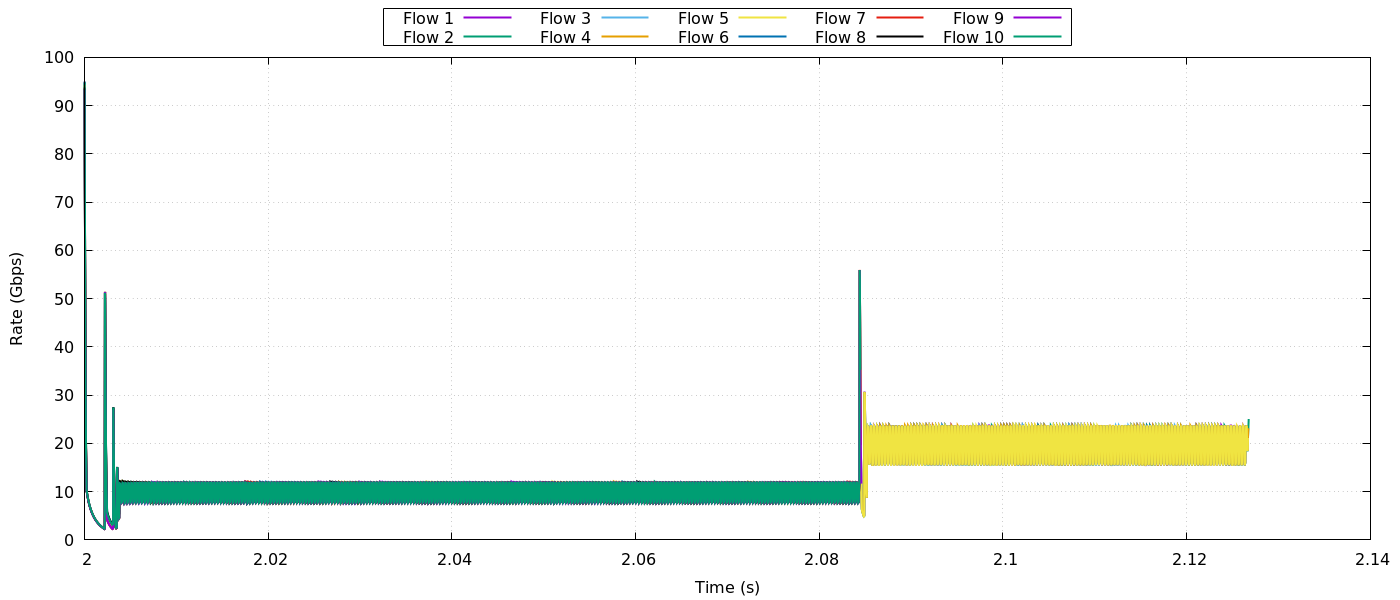

Here is the gnuplot script that generated this plot:
set term pngcairo size 1400,600
set output "rate_all.png"
set datafile separator whitespace
set datafile separator ","
set grid
set xlabel "Time (s)"
set ylabel "Rate (Gbps)"
set key outside top center horizontal box

plot \
  "flow1.csv"  using 1:9 with lines lw 2 title "Flow 1", \
  "flow2.csv"  using 1:9 with lines lw 2 title "Flow 2", \
  "flow3.csv"  using 1:9 with lines lw 2 title "Flow 3", \
  "flow4.csv"  using 1:9 with lines lw 2 title "Flow 4", \
  "flow5.csv"  using 1:9 with lines lw 2 title "Flow 5", \
  "flow6.csv"  using 1:9 with lines lw 2 title "Flow 6", \
  "flow7.csv"  using 1:9 with lines lw 2 title "Flow 7", \
  "flow8.csv"  using 1:9 with lines lw 2 title "Flow 8", \
  "flow9.csv"  using 1:9 with lines lw 2 title "Flow 9", \
  "flow10.csv" using 1:9 with lines lw 2 title "Flow 10"
